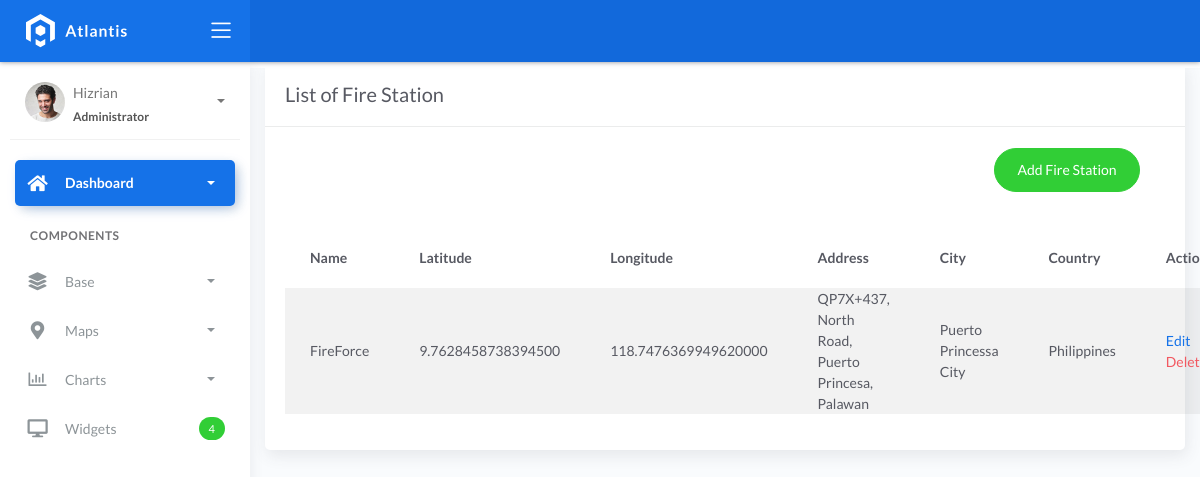
The page /fire_station_list on the database as committed earlier.
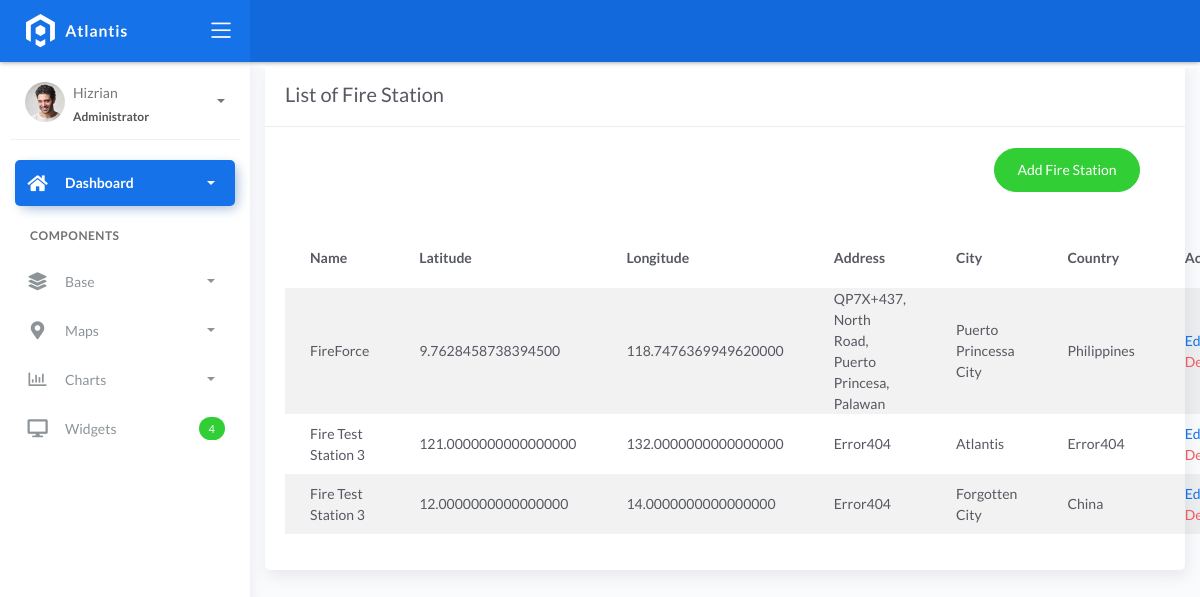
The same page on the database as committed later.
### fire/models.py (models this page shows)
class BaseModel(models.Model):
    created_at = models.DateTimeField(auto_now_add=True, db_index=True)
    updated_at = models.DateTimeField(auto_now=True)
    class Meta:
        abstract = True

class FireStation(BaseModel):
    name = models.CharField(max_length=150)
    latitude = models.DecimalField(
        max_digits=22, decimal_places=16, null=True, blank=True)
    longitude = models.DecimalField(
        max_digits=22, decimal_places=16, null=True, blank=True)
    address = models.CharField(max_length=150)
    city = models.CharField(max_length=150)  # can be in separate table
    country = models.CharField(max_length=150)  # can be in separate table

### fire/views.py (the view)
# urls.py: path('fire_station_list', FireStationListView.as_view(), name='fire-station-list'),
class FireStationListView(ListView):
    model = FireStation
    context_object_name = 'fire_station'
    template_name = "fire_station_list.html"
    paginate_by = 5

### templates/fire_station_list.html (shortened to what this page needs)
{% extends 'base.html' %}" {% load static %} {% block content %}
<div class="content">
    <div class="container-fluid">
        <div class="row">
            <div class="col-md-12">
                <div class="card">
                    <div class="card-header">
                        <div class="card-title">List of Fire Station</div>
                    </div>
                    <br/>
                        <div class="col-md-12 row">
                            <div class="col-md-6">
                            </div>
                            <div class="col-md-6">
                                <div class="pull-right">
                                    <a href="{% url 'fire-station-add' %}" class="btn btn-success btn-rounded">Add Fire Station</a>
                                </div>
                            </div>
                        </div>
                    <div class="card-body">
                        <table class="table table-striped mt-3">
                            <thead>
                                <tr>
                                    <th scope="col">Name</th>
                                    <th scope="col">Latitude</th>
                                    <th scope="col">Longitude</th>
                                    <th scope="col">Address</th>
                                    <th scope="col">City</th>
                                    <th scope="col">Country</th>
                                    <th scope="col">Action</th>
                                </tr>
                            </thead>
                            <tbody>
                                {% for object in object_list %}
                                <tr>
                                    <td>{{ object.name }}</td>
                                    <td>{{ object.latitude }}</td>
                                    <td>{{ object.longitude }}</td>
                                    <td>{{ object.address }}</td>
                                    <td>{{ object.city }}</td>
                                    <td>{{ object.country }}</td>
                                    <td>
                                        <a href="fire_station_list/{{ object.id }}">Edit</a></br>
                                        <a href="fire_station_list/{{ object.id }}/delete" class="text-danger">Delete</a>
                                    </td>
                                </tr>
                                {% empty %}
                                <tr>
                                    <td colspan="4" style="text-align: center">
                                        <p class="text-sm font-weight-bold mb-0">No records Found</p>
                                    </td>
                                </tr>
                                {% endfor %}
                            </tbody>
                        </table>
                    </div>
                </div>
            </div>
        </div>
    </div>
</div>
{% endblock %}

### templates/base.html (shortened to what this page needs)
{% load static %}
<!DOCTYPE html>
<html lang="en">
  <head>
    <link href="https://cdnjs.cloudflare.com/ajax/libs/toastr.js/latest/css/toastr.min.css" rel="stylesheet"/>
    <link rel="stylesheet" href="{% static 'css/bootstrap.min.css' %}" />
    <link rel="stylesheet" href="{% static 'css/atlantis.min.css' %}" />
    <link rel="stylesheet" href="{% static 'css/demo.css' %}" />
  </head>
  <body>
    <div class="wrapper">
      <div class="main-header">
        <div class="logo-header" data-background-color="blue">
          <a href="index.html" class="logo">
            <img src="{% static 'img/logo.svg' %}" alt="navbar brand" class="navbar-brand" />
          </a>
          <div class="nav-toggle">
            <button class="btn btn-toggle toggle-sidebar">
              <i class="icon-menu"></i>
            </button>
          </div>
        </div>
        <nav class="navbar navbar-header navbar-expand-lg" data-background-color="blue2">
        </nav>
      </div>
      <div class="sidebar sidebar-style-2">
        <div class="sidebar-wrapper scrollbar scrollbar-inner">
          <div class="sidebar-content">
            <div class="user">
              <div class="avatar-sm float-left mr-2">
                <img src="{% static 'img/profile.jpg' %}" alt="..." class="avatar-img rounded-circle" />
              </div>
              <div class="info">
                <a data-toggle="collapse" href="#collapseExample" aria-expanded="true">
                  <span>
                    Hizrian
                    <span class="user-level">Administrator</span>
                    <span class="caret"></span>
                  </span>
                </a>
              </div>
            </div>
            <ul class="nav nav-primary">
              <li class="nav-item active">
                <a data-toggle="collapse" href="#dashboard" class="collapsed" aria-expanded="false">
                  <i class="fas fa-home"></i>
                  <p>Dashboard</p>
                  <span class="caret"></span>
                </a>
              </li>
              <li class="nav-section">
                <h4 class="text-section">Components</h4>
              </li>
              <li class="nav-item">
                <a data-toggle="collapse" href="#base">
                  <i class="fas fa-layer-group"></i>
                  <p>Base</p>
                  <span class="caret"></span>
                </a>
              </li>
              <li class="nav-item">
                <a data-toggle="collapse" href="#maps">
                  <i class="fas fa-map-marker-alt"></i>
                  <p>Maps</p>
                  <span class="caret"></span>
                </a>
              </li>
              <li class="nav-item">
                <a data-toggle="collapse" href="#charts">
                  <i class="far fa-chart-bar"></i>
                  <p>Charts</p>
                  <span class="caret"></span>
                </a>
              </li>
              <li class="nav-item">
                <a href="widgets.html">
                  <i class="fas fa-desktop"></i>
                  <p>Widgets</p>
                  <span class="badge badge-success">4</span>
                </a>
              </li>
            </ul>
          </div>
        </div>
      </div>
      <div class="main-panel">
        <div class="content">
          {% block content %}
          {% endblock %}
          </div>
        </div>
        <footer class="footer">
          <div class="container-fluid">
            <nav class="pull-left">
              <ul class="nav">
                <li class="nav-item">
                  <a class="nav-link" href="https://www.themekita.com"> ThemeKita </a>
                </li>
                <li class="nav-item">
                  <a class="nav-link" href="#"> Help </a>
                </li>
                <li class="nav-item">
                  <a class="nav-link" href="#"> Licenses </a>
                </li>
              </ul>
            </nav>
            <div class="copyright ml-auto">2018, made with  by <a href="https://www.themekita.com">ThemeKita</a></div>
          </div>
        </footer>
      </div>
  </body>
</html>

Rows that differ between the two databases and show on the page:
added FireStation: name "Fire Test Station 3", latitude "121.0000000000000000", longitude "132.0000000000000000", address "Error404", city "Atlantis", country "Error404"
added FireStation: name "Fire Test Station 3", latitude "12.0000000000000000", longitude "14.0000000000000000", address "Error404", city "Forgotten City", country "China"
